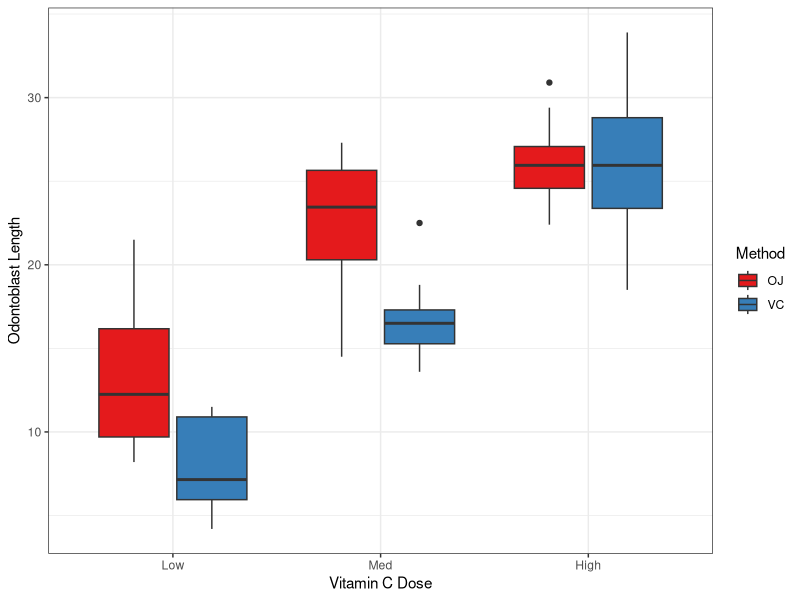

Write the R code that produced this figure.
## ---- chunk 1
library(tidyverse)
if (interactive()) setwd(here::here("docs"))
## ---- chunk 2
x <- 1:5
typeof(x)
## ---- chunk 3
x <- c(1L, 2L, 3L, 4L, 5L)
typeof(x)
## ---- chunk 4
x <- c(1, 2, 3, 4, 5)
typeof(x)
## ---- chunk 5
x2 <- as.integer(x)
typeof(x2)
## ---- chunk 6
pets <- c("My dog", "Your cat", "No-one's rat")
pets
length(pets)
## ---- chunk 7
pets[3]
## ---- chunk 8
str_length(pets)
## ---- chunk 9
str_trunc(pets, width = 6)
## ---- chunk 10
str_to_upper(pets)
str_to_lower(pets)
str_to_title(pets)
## ---- chunk 11
str_sort(pets)
## ---- chunk 12
street_nums <- c("1A", "2", "11A", "9C")
str_sort(street_nums)
str_sort(street_nums, numeric = TRUE)
## ---- chunk 13
pets
## ---- chunk 14
str_detect(pets, "y")
## ---- chunk 15
str_detect(pets, "dog")
## ---- chunk 16
str_extract(pets, "dog")
## ---- chunk 17
str_extract(pets, "dog|cat")
## ---- chunk 18
str_extract(pets, "[A-Z]")
## ---- chunk 19
str_extract(pets, "[a-z]")
## ---- chunk 20
str_extract(pets, "[a-z]+")
## ---- chunk 21
str_extract(pets, "[:alpha:]+")
## ---- chunk 22
str_remove(pets, "o")
## ---- chunk 23
str_remove_all(pets, "o")
str_remove_all(pets, "[A-Z]")
## ---- chunk 24
str_remove_all(pets, " ")
str_remove_all(pets, " .")
## ---- chunk 25
str_remove_all(pets, " .+")
## ---- chunk 26
str_replace_all(pets, pattern = "a", replacement = "o")
## ---- chunk 27
str_replace_all(pets, "[a-z]", "a")
## ---- chunk 28
str_replace_all(pets, "(.+)", "\\1!!!")
## ---- chunk 29
str_replace_all(pets, "([A-Z]).+ (.+)", "\\2 \\1")
## ---- chunk 30
paste(pets, "is great")
## ---- chunk 31
paste(pets, "Hmm...", sep = "? ")
## ---- chunk 32
paste0(pets, "!")
## ---- chunk 33
pigs <- read_csv("data/pigs.csv")
dose <- pigs$dose
dose
## ---- chunk 34
dose_fct <- as.factor(dose)
dose_fct
## ---- chunk 35
dose_fct <- factor(dose, levels = c("Low", "Med", "High"))
dose_fct
## ---- chunk 36
fct(dose)
fct_inorder(dose)
## ---- chunk 37
fct_relabel(dose_fct, .fun = str_to_lower)
## ---- chunk 38
fct_rev(dose_fct)
## ---- chunk 39
#| fig-width: 5
#| fig-height: 4.5
#| fig-align: 'left'
#| output-location: column-fragment
#| code-line-numbers: '1-4|5-16'
## First change the original column
pigs$dose <- factor(
  pigs$dose, levels = c("Low", "Med", "High")
)
## Then make the plot
ggplot(
  pigs, aes(x = dose, y = len, fill = supp)
) +
  geom_boxplot() +
  scale_fill_brewer(palette = "Set1") +
  labs(
    x = "Vitamin C Dose", 
    y = "Odontoblast Length", 
    fill = "Method"
  ) +
  theme_bw() 
